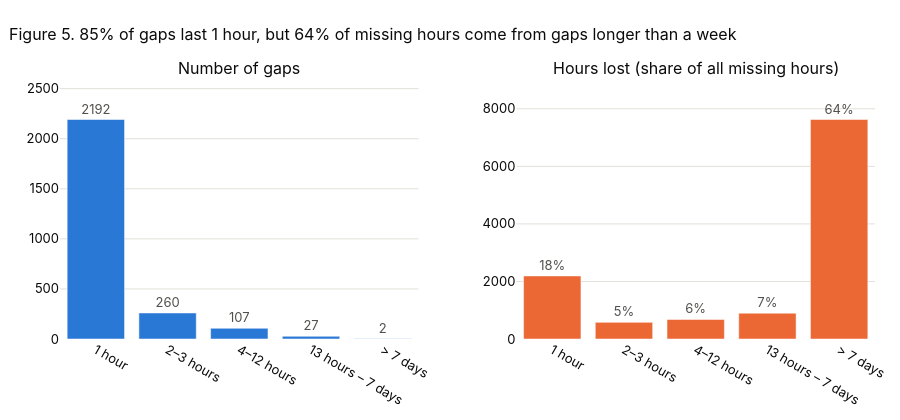

Here is the notebook cell this chart was saved with:
### Code cell
bins = [0, 1, 3, MAX_INTERP_GAP, 168, np.inf]
labels = ["1 hour", "2–3 hours", f"4–{MAX_INTERP_GAP} hours", f"{MAX_INTERP_GAP + 1} hours – 7 days", "> 7 days"]
gap_bucket = pd.cut(gaps["steps"], bins=bins, labels=labels)
n_gaps = gap_bucket.value_counts().reindex(labels)
hours_lost = gaps.groupby(gap_bucket, observed=False)["steps"].sum().reindex(labels)

fig = make_subplots(rows=1, cols=2, horizontal_spacing=0.12,
                    subplot_titles=("Number of gaps", "Hours lost (share of all missing hours)"))
fig.add_trace(go.Bar(x=labels, y=n_gaps.values, marker_color=BLUE, text=n_gaps.values, textposition="outside",
                     textfont_color=INK_2, hovertemplate="%{x}: %{y:,} gaps<extra></extra>"), row=1, col=1)
fig.add_trace(go.Bar(x=labels, y=hours_lost.values, marker_color=ORANGE,
                     text=[f"{v / hours_lost.sum():.0%}" for v in hours_lost.values], textposition="outside",
                     textfont_color=INK_2, hovertemplate="%{x}: %{y:,} hours<extra></extra>"), row=1, col=2)
fig.update_yaxes(range=[0, n_gaps.max() * 1.18], row=1, col=1)
fig.update_yaxes(range=[0, hours_lost.max() * 1.18], row=1, col=2)
show_fig(fig, f"{n_gaps.iloc[0] / n_gaps.sum():.0%} of gaps last 1 hour, but {hours_lost.iloc[-1] / hours_lost.sum():.0%} "
              "of missing hours come from gaps longer than a week", height=420, showlegend=False)

### Figure 1 — Plotly figure (JSON) as saved in the notebook; plotly's stock layout.template omitted (floating-point values rounded to 4 significant figures)
{"data": [{"hovertemplate": "%{x}: %{y:,} gaps<extra></extra>", "marker": {"color": "#2a78d6"}, "text": [2192.0, 260.0, 107.0, 27.0, 2.0], "textfont": {"color": "#52514e"}, "textposition": "outside", "type": "bar", "x": ["1 hour", "2–3 hours", "4–12 hours", "13 hours – 7 days", "> 7 days"], "xaxis": "x", "y": [2192, 260, 107, 27, 2], "yaxis": "y"}, {"hovertemplate": "%{x}: %{y:,} hours<extra></extra>", "marker": {"color": "#eb6834"}, "text": ["18%", "5%", "6%", "7%", "64%"], "textfont": {"color": "#52514e"}, "textposition": "outside", "type": "bar", "x": ["1 hour", "2–3 hours", "4–12 hours", "13 hours – 7 days", "> 7 days"], "xaxis": "x2", "y": [2192, 579, 679, 898, 7628], "yaxis": "y2"}], "layout": {"annotations": [{"font": {"size": 16}, "showarrow": false, "text": "Number of gaps", "x": 0.22, "xanchor": "center", "xref": "paper", "y": 1.0, "yanchor": "bottom", "yref": "paper"}, {"font": {"size": 16}, "showarrow": false, "text": "Hours lost (share of all missing hours)", "x": 0.78, "xanchor": "center", "xref": "paper", "y": 1.0, "yanchor": "bottom", "yref": "paper"}], "height": 420, "showlegend": false, "title": {"text": "Figure 5. 85% of gaps last 1 hour, but 64% of missing hours come from gaps longer than a week"}, "xaxis": {"anchor": "y", "domain": [0.0, 0.44]}, "xaxis2": {"anchor": "y2", "domain": [0.56, 1.0]}, "yaxis": {"anchor": "x", "domain": [0.0, 1.0], "range": [0, 2587.0]}, "yaxis2": {"anchor": "x2", "domain": [0.0, 1.0], "range": [0, 9001.0]}}}
